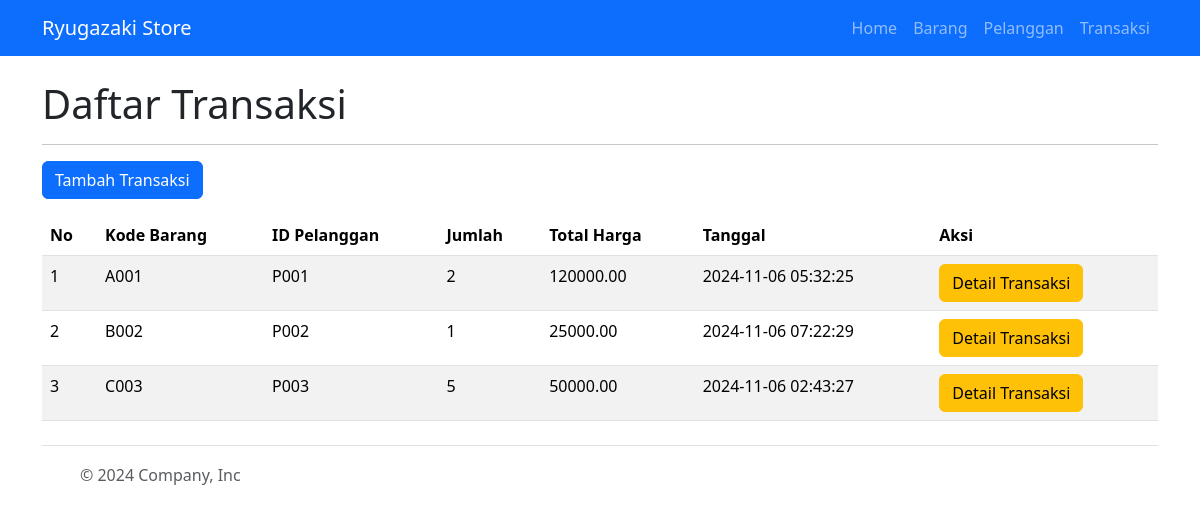
The app's page /index.php?page=transaksi with its own data.
### tables this page shows
CREATE TABLE `transaksi` (
  `Id_Transaksi` int(11) NOT NULL,
  `kode_barang` char(10) DEFAULT NULL,
  `id_pelanggan` char(12) DEFAULT NULL,
  `jumlah` int(11) DEFAULT NULL,
  `total_harga` decimal(10,2) DEFAULT NULL,
  `tanggal` timestamp NULL DEFAULT NULL
);

### app/models/Transaksi.php (called while the page is built, shortened)
<?php
class Transaksi {
    private $db;
    public function __construct($db) {
        $this->db = $db;
    }
    public function tampilTransaksi() {
        $stmt = $this->db->prepare("SELECT id_transaksi, kode_barang, id_pelanggan, jumlah, total_harga, tanggal FROM transaksi");
        $stmt->execute();
        return $stmt->fetchAll(PDO::FETCH_ASSOC);
    }
}
?>

### app/views/Transaksi/TransaksiListView.php (the view, shortened to what this page needs)
<?php include 'app/views/layout/Header.php'; ?>
<!DOCTYPE html>
<html lang="en">
<head>
    <link href="https://cdn.jsdelivr.net/npm/bootstrap@5.3.3/dist/css/bootstrap.min.css" rel="stylesheet">
</head>
<body>
    <div class="container">
        <br><h1>Daftar Transaksi</h1><hr>
        <a href="?page=transaksi&action=addTransaksi" class="btn btn-primary mb-3">Tambah Transaksi</a>
        <table class="table table-striped">
            <thead>
                <tr>
                    <th>No</th>
                    <th>Kode Barang</th>
                    <th>ID Pelanggan</th>
                    <th>Jumlah</th>
                    <th>Total Harga</th>
                    <th>Tanggal</th>
                    <th>Aksi</th>
                </tr>
            </thead>
            <tbody>
            <?php $no = 1; ?>
            <?php foreach ($transaksiList as $transaksi): ?>
                <tr>
                    <td><?= $no++; ?></td>
                    <td><?= htmlspecialchars($transaksi['kode_barang']); ?></td>
                    <td><?= htmlspecialchars($transaksi['id_pelanggan']); ?></td>
                    <td><?= htmlspecialchars($transaksi['jumlah']); ?></td>
                    <td><?= htmlspecialchars($transaksi['total_harga']); ?></td>
                    <td><?= htmlspecialchars($transaksi['tanggal']); ?></td>
                    <td>
                        <a href="?page=transaksi&action=detail&id_transaksi=<?= $transaksi['id_transaksi']; ?>" class="btn btn-warning">Detail Transaksi</a>
                    </td>
                </tr>
            <?php endforeach; ?>
            </tbody>
        </table>
    </div>
</body>
</html>
<?php include 'app/views/layout/Footer.php'; ?>

### records on screen
transaksi: kode_barang "A001", id_pelanggan "P001", jumlah "2", total_harga "120000.00", tanggal "2024-11-06 05:32:25"
transaksi: kode_barang "B002", id_pelanggan "P002", jumlah "1", total_harga "25000.00", tanggal "2024-11-06 07:22:29"
transaksi: kode_barang "C003", id_pelanggan "P003", jumlah "5", total_harga "50000.00", tanggal "2024-11-06 02:43:27"
